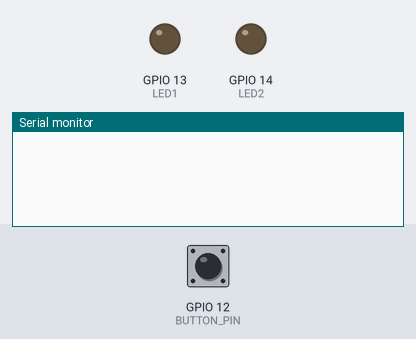
Recording of a program running on a simulated ESP32. Parts: output pins drawn as LEDs (lit = HIGH), the last lines printed to the serial monitor. The inputs (shaded band) are chosen by the test bench; at power-on: GPIO 12 (BUTTON_PIN) HIGH.

Above: at 1.2 s.
1.3 s: GPIO 12 (BUTTON_PIN) pulled LOW for 0.15 s
At 1.56 s:
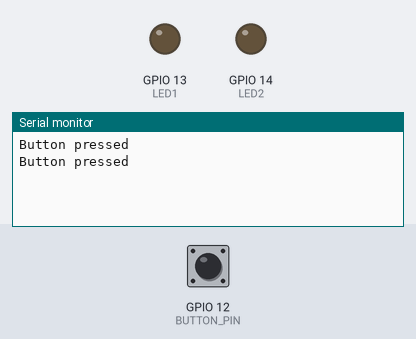
At 2.7 s:
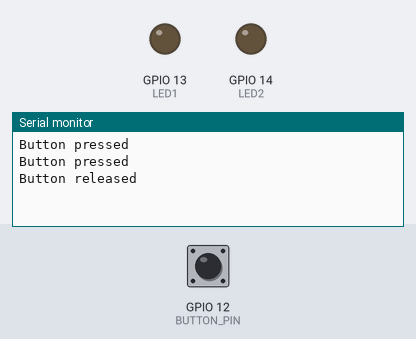

The program:

main.cpp
```cpp
#include<Arduino.h>
#define BUTTON_PIN 12
#define LED1 13
#define LED2 14

unsigned long curr, prev;
int state = 0;

int button_state(void){
  int x = 0;
  curr = millis()/100;
  if(curr != prev){
    prev = curr;
    int btn = digitalRead(BUTTON_PIN);
    if(state == 0){
      if(btn == LOW){
        state = 1;
        x = 1;
      }
    }
    else if(state == 1){
      if(btn == LOW){
        state = 2;
        Serial.println("Button pressed");
      }
      else{
        state = 0;
      }
    }
    else if(state == 2){
      if(btn == HIGH){
        state = 3;
      }
      else{
        x = 2;
      }
    }
    else if(state == 3){
      if(btn == HIGH){
        state = 0;
        Serial.println("Button released");
      }
      else{
        state = 2;
      }
    }
  }
  return x;
}
void setup() {
  pinMode(BUTTON_PIN, INPUT_PULLUP);
  pinMode(LED1, OUTPUT);
  pinMode(LED2, OUTPUT);
  Serial.begin(115200);

}

void loop() {
  int bn;
  bn = button_state();
  if(bn == 1){
    Serial.println("Button pressed");
  }
}
```

Measured:
- after the input at 1.3 s, the serial monitor: prints a new line at once (image 1)
